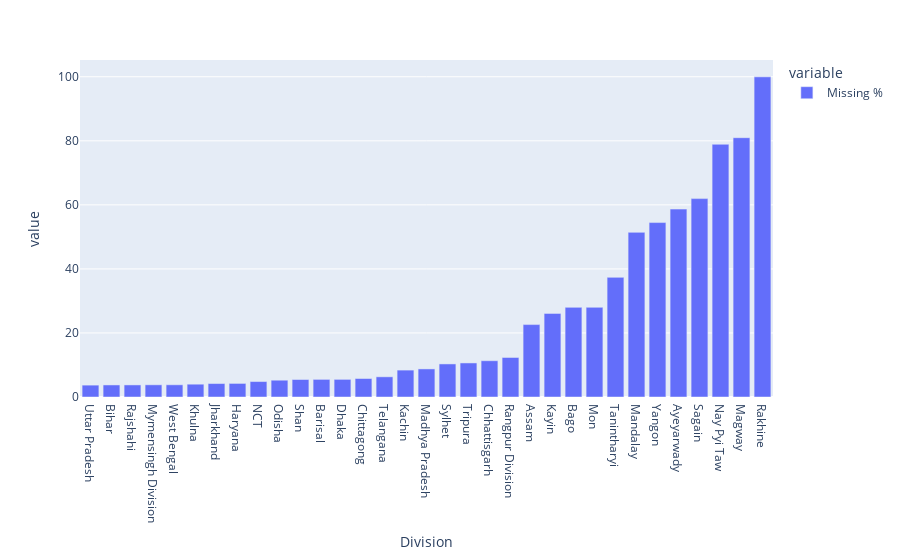

Notebook source saved alongside this figure:
### Code cell
fig = px.bar(division_missing_percentage)
# fig = px.bar(division_missing_percentage.diff())
fig.show()

### Figure 1 — Plotly figure (JSON) as saved in the notebook; plotly's stock layout.template omitted (floating-point values rounded to 4 significant figures)
{"data": [{"alignmentgroup": "True", "hovertemplate": "variable=Missing %<br>Division=%{x}<br>value=%{y}<extra></extra>", "legendgroup": "Missing %", "marker": {"color": "#636efa"}, "name": "Missing %", "offsetgroup": "Missing %", "orientation": "v", "showlegend": true, "textposition": "auto", "type": "bar", "x": ["Uttar Pradesh", "Bihar", "Rajshahi", "Mymensingh Division", "West Bengal", "Khulna", "Jharkhand", "Haryana", "NCT", "Odisha", "Shan", "Barisal", "Dhaka", "Chittagong", "Telangana", "Kachin", "Madhya Pradesh", "Sylhet", "Tripura", "Chhattisgarh", "Rangpur Division", "Assam", "Kayin", "Bago", "Mon", "Tanintharyi", "Mandalay", "Yangon", "Ayeyarwady", "Sagain", "Nay Pyi Taw", "Magway", "Rakhine"], "xaxis": "x", "y": [3.706, 3.762, 3.773, 3.807, 3.813, 4.0, 4.201, 4.242, 4.826, 5.248, 5.466, 5.503, 5.507, 5.773, 6.304, 8.402, 8.77, 10.33, 10.64, 11.33, 12.34, 22.61, 26.11, 27.99, 28.01, 37.36, 51.42, 54.47, 58.68, 61.95, 78.92, 80.98, 99.98], "yaxis": "y"}], "layout": {"barmode": "relative", "legend": {"title": {"text": "variable"}, "tracegroupgap": 0}, "margin": {"t": 60}, "xaxis": {"anchor": "y", "domain": [0.0, 1.0], "title": {"text": "Division"}}, "yaxis": {"anchor": "x", "domain": [0.0, 1.0], "title": {"text": "value"}}}}
